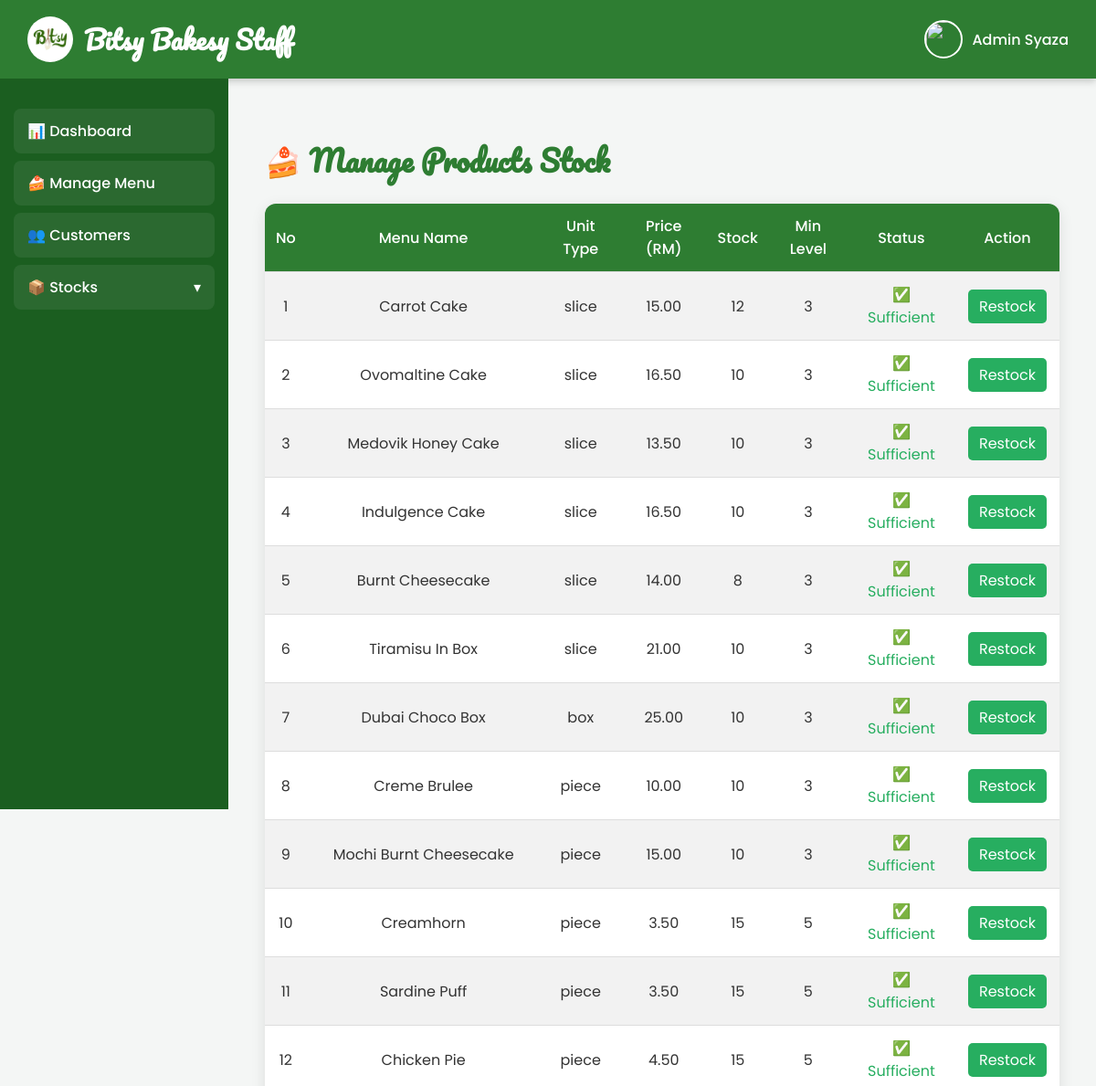
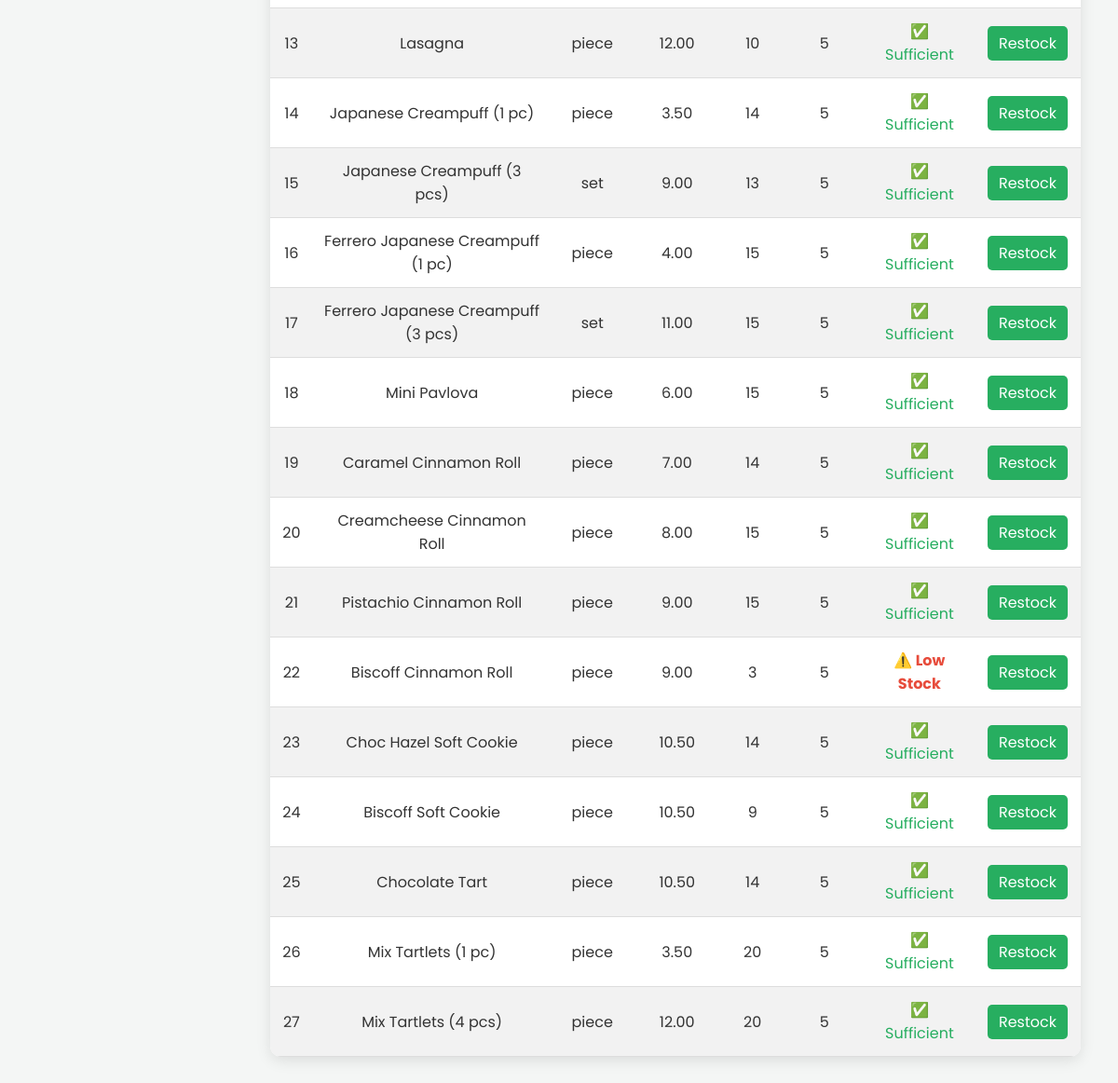
Page /manage_product.php (signed in) on the committed database (2 pictures, top to bottom).
### tables this page shows
CREATE TABLE `menu` (
  `menuID` int(11) NOT NULL,
  `menuName` varchar(100) NOT NULL,
  `description` text DEFAULT NULL,
  `category` varchar(50) DEFAULT NULL,
  `menuType` varchar(50) DEFAULT NULL,
  `image` varchar(255) DEFAULT NULL,
  `created_at` timestamp NOT NULL DEFAULT current_timestamp()
);

CREATE TABLE `menu_unit` (
  `unitID` int(11) NOT NULL,
  `menuID` int(11) NOT NULL,
  `unitType` varchar(50) NOT NULL,
  `price` decimal(10,2) NOT NULL,
  `stockQuantity` int(11) DEFAULT 0,
  `minLevel` int(11) DEFAULT 0,
  `created_at` timestamp NOT NULL DEFAULT current_timestamp()
);

### manage_product.php (the view, shortened to what this page needs)
<?php
include('db.php');
$staffName = $_SESSION['staffName'];
$sql = "
SELECT u.unitID, m.menuName, u.unitType, u.price, u.stockQuantity, u.minLevel
FROM menu m
LEFT JOIN menu_unit u ON m.menuID = u.menuID
ORDER BY m.menuID ASC, u.unitType ASC
";
$result = $conn->query($sql);
?>
<!DOCTYPE html>
<html lang="en">
<head>
</head>
<body>
<header>
    <div class="logo">
        <img src="bit.png">
        <h1>Bitsy Bakesy Staff</h1>
    </div>
    <div class="user-box" id="userBox">
        <img src="https://cdn-icons-png.flaticon.com/512/3177/3177440.png">
        <span><?= htmlspecialchars($staffName) ?></span>
    </div>
</header>
<div class="container">
<div class="sidebar">
    <a href="staff_dashboard.php">📊 Dashboard</a>
    <a href="manage_menu.php">🍰 Manage Menu</a>
    <a href="view_customers.php">👥 Customers</a>
    <a href="javascript:void(0)" class="stock-toggle" onclick="toggleStockMenu()">📦 Stocks</a>
</div>
<div class="main">
    <h1>🍰 Manage Products Stock</h1>
    <table>
        <tr>
            <th>No</th>
            <th>Menu Name</th>
            <th>Unit Type</th>
            <th>Price (RM)</th>
            <th>Stock</th>
            <th>Min Level</th>
            <th>Status</th>
            <th>Action</th>
        </tr>
        <?php
        if($result->num_rows > 0){
            $no=1;
            while($row=$result->fetch_assoc()){
                $status = ($row['stockQuantity'] < $row['minLevel'])
                    ? "<span class='low-stock'>⚠️ Low Stock</span>"
                    : "<span class='ok-stock'>✅ Sufficient</span>";
                echo "<tr>
                    <td>$no</td>
                    <td>{$row['menuName']}</td>
                    <td>{$row['unitType']}</td>
                    <td>".number_format($row['price'],2)."</td>
                    <td>{$row['stockQuantity']}</td>
                    <td>{$row['minLevel']}</td>
                    <td>$status</td>
                    <td><a class='btn btn-restock' href='update_stock_menu.php?id={$row['unitID']}'>Restock</a></td>
                </tr>";
                $no++;
            }
        } else {
            echo "<tr><td colspan='8'>No products found.</td></tr>";
        }
        ?>
    </table>
</div>
</div>
</body>
</html>

### manage_product.php (style rules this page uses)
body { font-family:'Poppins',sans-serif;margin:0;background:#f4f6f5;color:#333; }
* { box-sizing:border-box; }
header { background:#2e7d32;color:white;padding:18px 30px; display:flex;justify-content:space-between;align-items:center; box-shadow:0 3px 8px rgba(0,0,0,0.2); }
.logo { display:flex;align-items:center;gap:12px; }
.logo img { width:50px;height:50px;border-radius:50%;object-fit:cover; }
.logo h1 { font-family:'Pacifico',cursive;font-size:28px;margin:0; }
.container { display:flex; }
.sidebar { width:250px;background:#1b5e20;padding:25px 15px;color:white; height:100vh;position:sticky;top:0; }
.sidebar a { display:flex;align-items:center;gap:10px;padding:12px 15px;margin:8px 0; background:rgba(255,255,255,0.07);color:white;text-decoration:none;border-radius:8px;font-weight:500; transition:0.25s ease; }
.stock-toggle::after { content:" ▾";margin-left:auto; }
.user-box { display:flex;align-items:center;gap:10px;position:relative;cursor:pointer; }
.user-box img { width:42px;height:42px;border-radius:50%;border:2px solid white; }
.user-box span { font-weight:500; }
.main { flex:1;padding:40px; }
.main h1 { font-family:'Pacifico',cursive;color:#2e7d32;margin-bottom:20px; }
table { width:100%;border-collapse:collapse;background:white;box-shadow:0 4px 16px rgba(0,0,0,0.1);border-radius:12px;overflow:hidden; }
th,td { padding:12px;text-align:center;border-bottom:1px solid #ddd; }
th { background:#2e7d32;color:white;font-weight:500; }
tr:nth-child(even) { background:#f2f2f2; }
.low-stock { color:#e74c3c;font-weight:bold; }
.ok-stock { color:#27ae60; }
.btn { padding:6px 12px;border-radius:5px;color:white;text-decoration:none;margin:2px;display:inline-block; }
.btn-restock { background:#27ae60; }

### rows in the picture
menu: menuName "Carrot Cake", menu_unit.unitType "slice", menu_unit.price "15.00", menu_unit.stockQuantity "12", menu_unit.minLevel "3", shows "✅ Sufficient"
menu: menuName "Ovomaltine Cake", menu_unit.unitType "slice", menu_unit.price "16.50", menu_unit.stockQuantity "10", menu_unit.minLevel "3", shows "✅ Sufficient"
menu: menuName "Medovik Honey Cake", menu_unit.unitType "slice", menu_unit.price "13.50", menu_unit.stockQuantity "10", menu_unit.minLevel "3", shows "✅ Sufficient"
menu: menuName "Indulgence Cake", menu_unit.unitType "slice", menu_unit.price "16.50", menu_unit.stockQuantity "10", menu_unit.minLevel "3", shows "✅ Sufficient"
menu: menuName "Burnt Cheesecake", menu_unit.unitType "slice", menu_unit.price "14.00", menu_unit.stockQuantity "8", menu_unit.minLevel "3", shows "✅ Sufficient"
menu: menuName "Tiramisu In Box", menu_unit.unitType "slice", menu_unit.price "21.00", menu_unit.stockQuantity "10", menu_unit.minLevel "3", shows "✅ Sufficient"
menu: menuName "Dubai Choco Box", menu_unit.unitType "box", menu_unit.price "25.00", menu_unit.stockQuantity "10", menu_unit.minLevel "3", shows "✅ Sufficient"
menu: menuName "Creme Brulee", menu_unit.unitType "piece", menu_unit.price "10.00", menu_unit.stockQuantity "10", menu_unit.minLevel "3", shows "✅ Sufficient"
menu: menuName "Mochi Burnt Cheesecake", menu_unit.unitType "piece", menu_unit.price "15.00", menu_unit.stockQuantity "10", menu_unit.minLevel "3", shows "✅ Sufficient"
menu: menuName "Creamhorn", menu_unit.unitType "piece", menu_unit.price "3.50", menu_unit.stockQuantity "15", menu_unit.minLevel "5", shows "✅ Sufficient"
menu: menuName "Sardine Puff", menu_unit.unitType "piece", menu_unit.price "3.50", menu_unit.stockQuantity "15", menu_unit.minLevel "5", shows "✅ Sufficient"
menu: menuName "Chicken Pie", menu_unit.unitType "piece", menu_unit.price "4.50", menu_unit.stockQuantity "15", menu_unit.minLevel "5", shows "✅ Sufficient"
menu: menuName "Lasagna", menu_unit.unitType "piece", menu_unit.price "12.00", menu_unit.stockQuantity "10", menu_unit.minLevel "5", shows "✅ Sufficient"
menu: menuName "Japanese Creampuff (1 pc)", menu_unit.unitType "piece", menu_unit.price "3.50", menu_unit.stockQuantity "14", menu_unit.minLevel "5", shows "✅ Sufficient"
menu: menuName "Japanese Creampuff (3 pcs)", menu_unit.unitType "set", menu_unit.price "9.00", menu_unit.stockQuantity "13", menu_unit.minLevel "5", shows "✅ Sufficient"
menu: menuName "Ferrero Japanese Creampuff (1 pc)", menu_unit.unitType "piece", menu_unit.price "4.00", menu_unit.stockQuantity "15", menu_unit.minLevel "5", shows "✅ Sufficient"
menu: menuName "Ferrero Japanese Creampuff (3 pcs)", menu_unit.unitType "set", menu_unit.price "11.00", menu_unit.stockQuantity "15", menu_unit.minLevel "5", shows "✅ Sufficient"
menu: menuName "Mini Pavlova", menu_unit.unitType "piece", menu_unit.price "6.00", menu_unit.stockQuantity "15", menu_unit.minLevel "5", shows "✅ Sufficient"
menu: menuName "Caramel Cinnamon Roll", menu_unit.unitType "piece", menu_unit.price "7.00", menu_unit.stockQuantity "14", menu_unit.minLevel "5", shows "✅ Sufficient"
menu: menuName "Creamcheese Cinnamon Roll", menu_unit.unitType "piece", menu_unit.price "8.00", menu_unit.stockQuantity "15", menu_unit.minLevel "5", shows "✅ Sufficient"
menu: menuName "Pistachio Cinnamon Roll", menu_unit.unitType "piece", menu_unit.price "9.00", menu_unit.stockQuantity "15", menu_unit.minLevel "5", shows "✅ Sufficient"
menu: menuName "Biscoff Cinnamon Roll", menu_unit.unitType "piece", menu_unit.price "9.00", menu_unit.stockQuantity "3", menu_unit.minLevel "5", shows "⚠️ Low Stock"
menu: menuName "Choc Hazel Soft Cookie", menu_unit.unitType "piece", menu_unit.price "10.50", menu_unit.stockQuantity "14", menu_unit.minLevel "5", shows "✅ Sufficient"
menu: menuName "Biscoff Soft Cookie", menu_unit.unitType "piece", menu_unit.price "10.50", menu_unit.stockQuantity "9", menu_unit.minLevel "5", shows "✅ Sufficient"
menu: menuName "Chocolate Tart", menu_unit.unitType "piece", menu_unit.price "10.50", menu_unit.stockQuantity "14", menu_unit.minLevel "5", shows "✅ Sufficient"
menu: menuName "Mix Tartlets (1 pc)", menu_unit.unitType "piece", menu_unit.price "3.50", menu_unit.stockQuantity "20", menu_unit.minLevel "5", shows "✅ Sufficient"
menu: menuName "Mix Tartlets (4 pcs)", menu_unit.unitType "piece", menu_unit.price "12.00", menu_unit.stockQuantity "20", menu_unit.minLevel "5", shows "✅ Sufficient"

### other values in the picture
$staffName "Admin Syaza"
